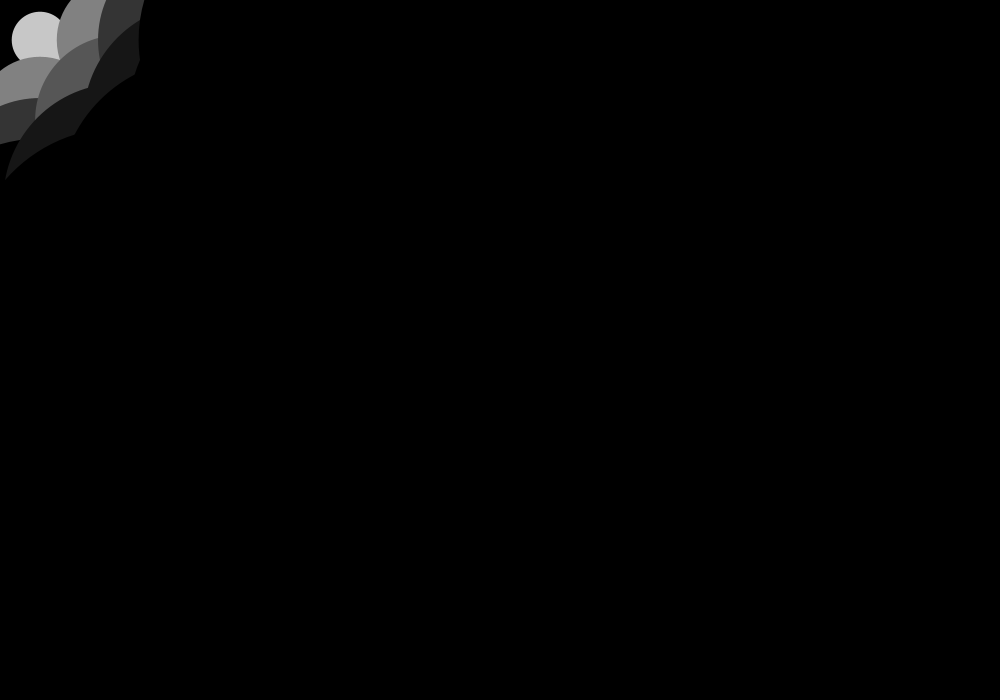
Frame 1 (no input)
Frame 60 (the mouse pressed at the canvas centre just before this capture): identical to frame 1, image omitted
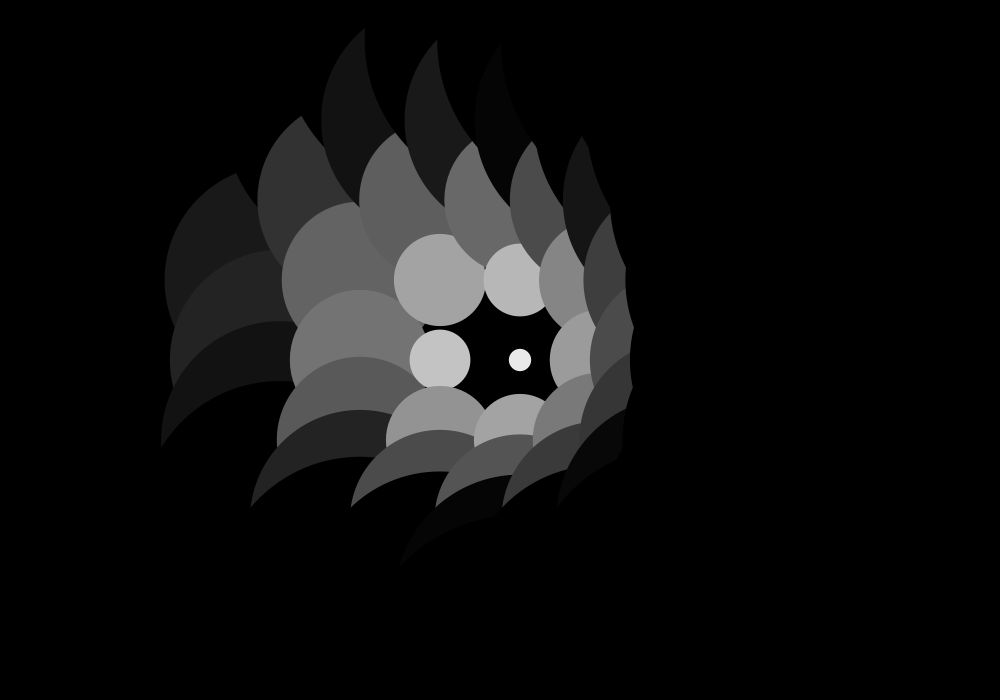
Frame 120 (the mouse held since frame 60 and released just before this capture)

The Processing sketch that drew these frames (run headless with seeded random() and noise(); from frame 60 on, the mouse is pressed at the canvas centre):

// Processing sketch: day_06_06_nestedForLoops4
// ── day_06_06_nestedForLoops4.pde
//----------------------------------------------------
// DT Bootcamp 2014, Parsons the New School for Design. 
// Day 6 - nested for() loops pt 4
// http://processing.org/reference/for.html
// written by Dylan Shad
//----------------------------------------------------

// this builds off of pt 2 by adding another dimension:
// simply by introducing a variable diameter to the
// circles as we hover over them, we can work in a very
// different sensation of "space" and "feel."
// also, this is another example that I initially wrote
// during last year's bootcamp when I was learning code.

// these initializations should look familiar, except...
int fillColor;
float circleX;
float circleY;
float diameter; // now we need a variable for circle diameter
int circleSpacing = 80; // and I have decided to add one to
              // control how tightly the circles are spaced.

void setup() {
  size(1000, 700); // this one comes in a whole new fun-size!
}

void draw() {
  background(0);
  
  // the test has been adjusted to match the new window size and
  // circleSpacing. This could be turned into an algorithm for
  // true variable control with regard to spacing.
  for(int i = 0; i < 13; i++) {
    for(int j = 0; j < 13; j++) {
      setCircleCoordinates(i, j); // updated (see below)
      setFillRelativeToMouse(); // simplified
      setDiameterRelativeToMouse();
      drawOneCircle();
    }
  }
  
}

void setCircleCoordinates (int x, int y) {
  circleX = (.5*circleSpacing)+(x*circleSpacing);
  circleY = (.5*circleSpacing)+(y*circleSpacing);
}

void setFillRelativeToMouse() {
  // since we no longer really need a variable "flashlight,"
  // we can drop the map() entirely.
  fillColor = 255 - int((dist(mouseX, mouseY, circleX, circleY)));
  if (fillColor <= 0) {fillColor = 0; };
  fill(fillColor);
  noStroke();
}

void setDiameterRelativeToMouse() {
  // very simple and straightforward, and yet it yields great results!
  // the diameter of each circle is equal to the distance between it
  // and the mouse! In other words: each circle will resize itself to
  // fill half the distance between the itself and the mouse.
  diameter = dist(mouseX, mouseY, circleX, circleY);
}

void drawOneCircle() {
  ellipse(circleX, circleY, diameter, diameter);
}
